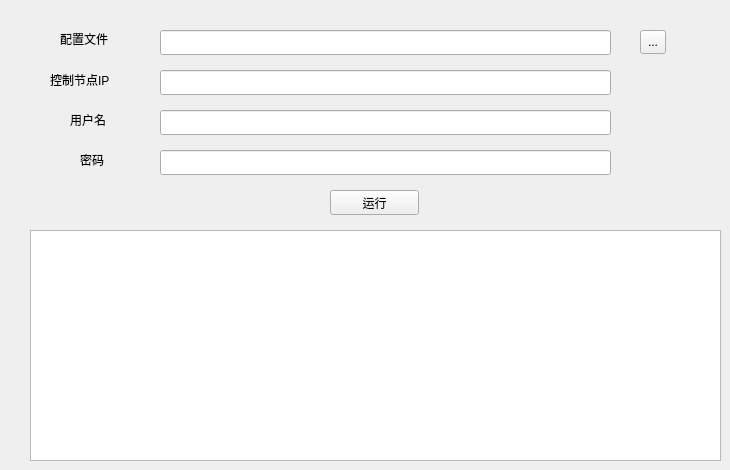
     <widget class="QWidget" name="tab_12">
      <attribute name="title">
       <string>成果2</string>
      </attribute>
      <widget class="QLineEdit" name="lineEdit_29">
       <property name="geometry">
        <rect>
         <x>160</x>
         <y>30</y>
         <width>451</width>
         <height>25</height>
        </rect>
       </property>
      </widget>
      <widget class="QTextEdit" name="textEdit_8">
       <property name="geometry">
        <rect>
         <x>30</x>
         <y>230</y>
         <width>691</width>
         <height>231</height>
        </rect>
       </property>
      </widget>
      <widget class="QLabel" name="label_29">
       <property name="geometry">
        <rect>
         <x>50</x>
         <y>70</y>
         <width>81</width>
         <height>20</height>
        </rect>
       </property>
       <property name="text">
        <string>控制节点IP</string>
       </property>
      </widget>
      <widget class="QLabel" name="label_30">
       <property name="geometry">
        <rect>
         <x>70</x>
         <y>110</y>
         <width>51</width>
         <height>20</height>
        </rect>
       </property>
       <property name="text">
        <string>用户名</string>
       </property>
      </widget>
      <widget class="QLineEdit" name="lineEdit_30">
       <property name="geometry">
        <rect>
         <x>160</x>
         <y>70</y>
         <width>451</width>
         <height>25</height>
        </rect>
       </property>
      </widget>
      <widget class="QToolButton" name="toolButton_8">
       <property name="geometry">
        <rect>
         <x>640</x>
         <y>30</y>
         <width>26</width>
         <height>24</height>
        </rect>
       </property>
       <property name="text">
        <string>...</string>
       </property>
      </widget>
      <widget class="QLineEdit" name="lineEdit_31">
       <property name="geometry">
        <rect>
         <x>160</x>
         <y>150</y>
         <width>451</width>
         <height>25</height>
        </rect>
       </property>
      </widget>
      <widget class="QLineEdit" name="lineEdit_32">
       <property name="geometry">
        <rect>
         <x>160</x>
         <y>110</y>
         <width>451</width>
         <height>25</height>
        </rect>
       </property>
      </widget>
      <widget class="QLabel" name="label_31">
       <property name="geometry">
        <rect>
         <x>60</x>
         <y>30</y>
         <width>67</width>
         <height>17</height>
        </rect>
       </property>
       <property name="text">
        <string>配置文件</string>
       </property>
      </widget>
      <widget class="QLabel" name="label_32">
       <property name="geometry">
        <rect>
         <x>80</x>
         <y>150</y>
         <width>41</width>
         <height>20</height>
        </rect>
       </property>
       <property name="text">
        <string>密码</string>
       </property>
      </widget>
      <widget class="QPushButton" name="pushButton_8">
       <property name="geometry">
        <rect>
         <x>330</x>
         <y>190</y>
         <width>89</width>
         <height>25</height>
        </rect>
       </property>
       <property name="text">
        <string>运行</string>
       </property>
      </widget>
     </widget>
